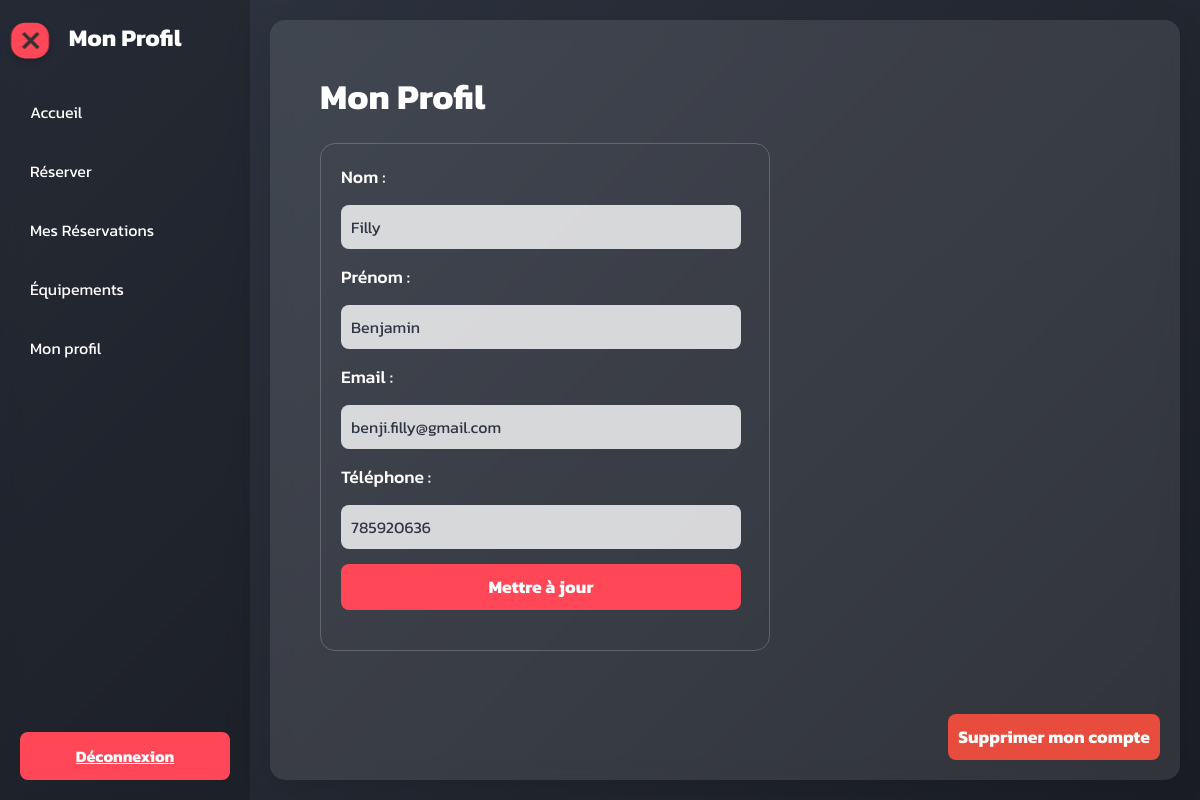
Screenshot of /profile (signed in) with the database file from the repository.
### tables this page shows
CREATE TABLE `Utilisateur` (`ID_utilisateur` INTEGER PRIMARY KEY UNIQUE, `Nom` TEXT, `Prénom` TEXT, `E-mail` TEXT UNIQUE, `Telephone` INTEGER UNIQUE, "Mot_de_passe" TEXT);

### inscription.py (the view, shortened to what this page needs)
@app.route('/profile', methods=['GET', 'POST'])
@login_required
def profile():
    user_id = session['user_id']
    try:
        with get_db_connection() as conn:
            cursor = conn.cursor()
            if request.method == 'GET':
                cursor.execute('SELECT Nom, Prénom, "E-mail", Telephone FROM Utilisateur WHERE ID_utilisateur = ?', (user_id,))
                user = cursor.fetchone()
                if user:
                    return render_template('profile.html', user=user)
                flash('Utilisateur introuvable', 'error')
                return redirect(url_for('dashboard'))
    except sqlite3.Error as e:
        flash('Erreur lors de la mise à jour du profil', 'error')
        print(f"Erreur SQLite: {e}")
        return redirect(url_for('dashboard'))

### inscription.py (called while the page is built)
def get_db_connection():
    conn = sqlite3.connect(DATABASE)
    conn.row_factory = sqlite3.Row
    return conn

def login_required(f):
    @wraps(f)
    def decorated_function(*args, **kwargs):
        if 'user_id' not in session:
            flash('Veuillez vous connecter pour accéder à cette page', 'info')
            return redirect(url_for('login'))
        return f(*args, **kwargs)
    return decorated_function

### templates/profile.html (shortened to what this page needs)
<!DOCTYPE html>
<html lang="fr">
<head>
</head>
<body>
    <div class="sidebar" id="sidebar">
        <h2>Mon Profil</h2>
        <ul>
            <li><a href="{{ url_for('dashboard') }}">Accueil</a></li>
            <li><a href="{{ url_for('reservation') }}">Réserver</a></li>
            <li><a href="{{ url_for('my_reservations') }}">Mes Réservations</a></li>
            <li><a href="{{ url_for('equipements') }}">Équipements</a></li>
            <li><a href="{{ url_for('profile') }}">Mon profil</a></li>
        </ul>
        <div class="logout">
            <a href="{{ url_for('logout') }}">Déconnexion</a>
        </div>
    </div>
    <div class="toggle-btn change" id="toggleBtn" onclick="menu(this)">
        <div class="bar3"></div>
    </div>
    <div class="content">
        <h1>Mon Profil</h1>
        <div class="info">
            <form method="POST" action="{{ url_for('profile') }}">
                <label for="nom">Nom :</label>
                <input type="text" id="nom" name="nom" value="{{ user['Nom'] }}" required>
                <label for="prenom">Prénom :</label>
                <input type="text" id="prenom" name="prenom" value="{{ user['Prénom'] }}" required>
                <label for="email">Email :</label>
                <input type="email" id="email" name="email" value="{{ user['E-mail'] }}" required>
                <label for="telephone">Téléphone :</label>
                <input type="text" id="telephone" name="telephone" value="{{ user['Telephone'] }}" required> <br>
                <button type="submit">Mettre à jour</button>
            </form>
        </div>
        <button class="delete-btn" id="deleteAccount">Supprimer mon compte</button>
    </div>
</body>
</html>

### templates/profile.html (style rules this page uses)
:root { --primary-color: #ff4757; --secondary-color: #2f3542; --accent-color: #1e90ff; --light-bg: #f1f2f6; --logout-color: #ff4757; --text-color: #ffffff; }
* { margin: 0; padding: 0; box-sizing: border-box; font-family: 'Kanit', sans-serif; }
body { background: linear-gradient(135deg, var(--secondary-color), #1a1d24); min-height: 100vh; display: flex; color: var(--text-color); }
.sidebar { width: 250px; background-color: rgba(0, 0, 0, 0.2); backdrop-filter: blur(10px); color: var(--text-color); display: flex; flex-direction: column; padding: 20px; position: relative; min-height: 100vh; transition: transform 0.3s ease; }
.sidebar h2 { text-align: center; margin-bottom: 20px; font-weight: 700; font-size: 1.5rem; }
.sidebar ul { list-style: none; flex-grow: 1; }
.sidebar ul li { margin: 15px 0; }
.sidebar ul li a { text-decoration: none; color: var(--text-color); padding: 10px; display: block; border-radius: 8px; transition: background-color 0.3s, transform 0.2s; }
.logout { margin-top: auto; }
.logout a { background-color: var(--logout-color); color: var(--text-color); padding: 12px; display: block; text-align: center; border-radius: 8px; font-weight: 700; font-size: 1rem; transition: background-color 0.3s, transform 0.2s; }
.toggle-btn { display: inline-block; position: absolute; top: 15px; left: 30px; transform: translateX(-50%) scale(0.7); background-color: var(--primary-color); color: white; padding: 12px; border-radius: 20px; cursor: pointer; transition: background-color 0.3s ease, transform 0.3s ease; z-index: 100; box-shadow: 0 4px 10px rgba(0, 0, 0, 0.2); user-select: none; }
.bar1, .bar2, .bar3 { width: 30px; height: 5px; background-color: #333; margin: 3px 0; transition: 0.4s; }
.change .bar3 { transform: translate(1px, -8px) rotate(45deg); }
.content { flex: 1; padding: 50px; margin: 20px; background: rgba(255, 255, 255, 0.1); backdrop-filter: blur(10px); margin-left: 20px; border-radius: 15px; box-shadow: 0 8px 32px rgba(0, 0, 0, 0.1); color: var(--text-color); font-weight: 500; position: relative; z-index: 1; transition: margin-left 0.3s ease, width 0.3s ease; }
.content h1 { font-size: 2.2rem; margin-bottom: 20px; font-weight: 700; }
.content form { display: grid; grid-template-columns: 1fr 1fr; gap: 15px; margin-bottom: 20px; }
.content label { font-size: 1.1rem; font-weight: 500; grid-column: span 2; }
.content input { padding: 10px; border-radius: 8px; border: none; font-size: 1rem; background-color: rgba(255, 255, 255, 0.8); color: var(--secondary-color); }
.content button { padding: 10px; border: none; border-radius: 8px; background-color: var(--primary-color); color: var(--text-color); font-size: 1.1rem; font-weight: 700; cursor: pointer; transition: background-color 0.3s; }
.content .delete-btn { background-color: #e74c3c; position: absolute; bottom: 20px; right: 20px; }
.info { margin-bottom: 20px; border: 1px solid rgba(255, 255, 255, 0.2); padding: 20px; border-radius: 15px; max-width: 450px; }
.info input { min-width: 400px }

### rows the page displays
Utilisateur: nom "Filly", prenom "Benjamin", email "benji.filly@gmail.com", telephone "785920636"
